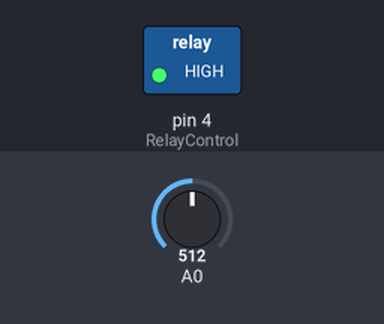
Bench run of a sketch on a simulated Arduino Uno, built with avr-gcc and run on an emulated ATmega328P. Shown: switched loads named in the sketch (green lamp = pin HIGH). The inputs (shaded band) are chosen by the test bench; at power-on: A0 = 512.

Above: at 1.2 s.
1.3 s: A0 set to 104
2.8 s: A0 set to 88
At 3.9 s:
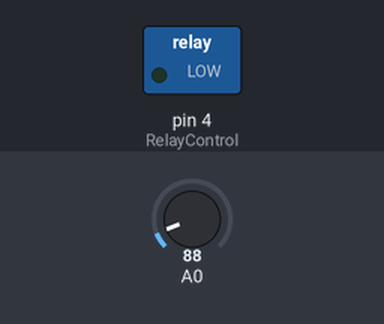
4.3 s: A0 set to 220
5.8 s: A0 set to 245
At 6.1 s:
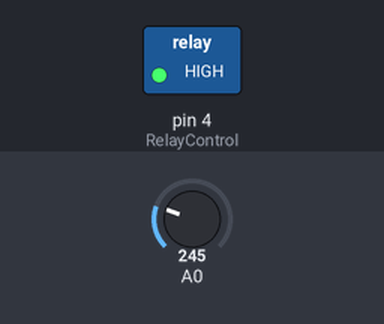
7.3 s: A0 set to 90
At 8.5 s:
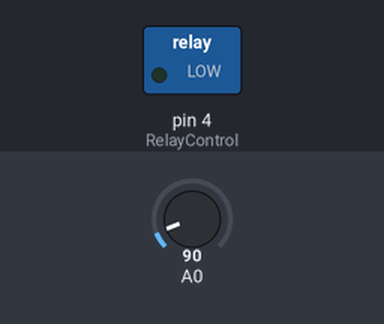
Timing chart, 0 to 9.8 s (numbered marks = the images above; inputs shaded):
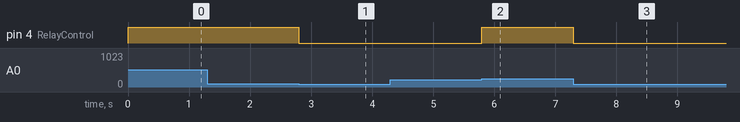

Measured:
- the behaviour switches between 100 and 99 on A0 (found by bisection; images 0 and 1)
- the behaviour switches between 228 and 229 on A0 (found by bisection; images 1 and 2)
- after the input at 1.3 s, every drawn part: stays the same
- after the input at 2.8 s, pin 4 (RelayControl): HIGH → LOW at once
- after the input at 4.3 s, every drawn part: stays the same
- after the input at 5.8 s, pin 4 (RelayControl): LOW → HIGH at once
- after the input at 7.3 s, pin 4 (RelayControl): HIGH → LOW at once

The sketch:

Solar_cutoff.ino
```cpp
int sensorValue = 0;
int RelayControl =4;
void setup()
{
  pinMode(RelayControl, OUTPUT);
  pinMode(A0, INPUT);
  Serial.begin(9600);
}

void loop()
{
  // read the input on analog pin 0:
  sensorValue = analogRead(A0);
  // print out the value you read:
  //Serial.println(sensorValue);
  if(sensorValue<100){
  digitalWrite(RelayControl, LOW);
  }
  else if(sensorValue>228){
  digitalWrite(RelayControl, HIGH);
  }
}
```
